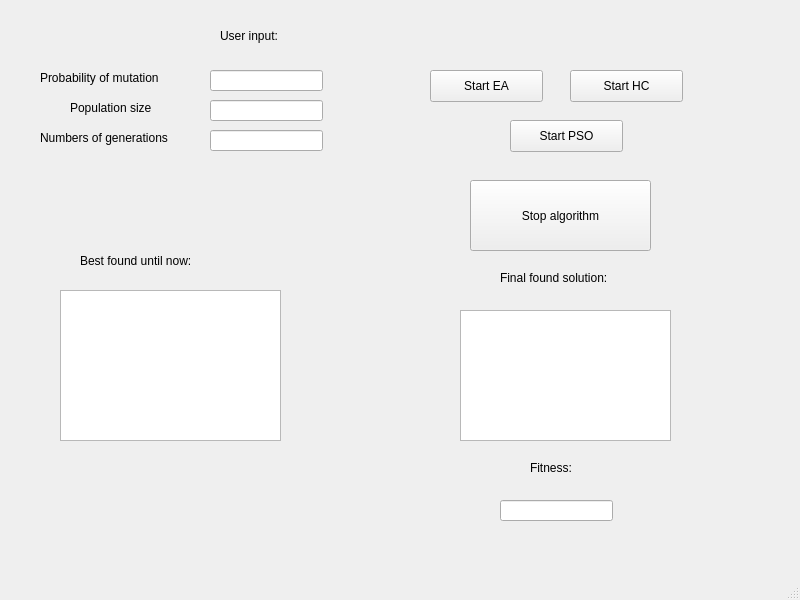
<?xml version="1.0" encoding="UTF-8"?>
<ui version="4.0">
 <class>MainWindow</class>
 <widget class="QMainWindow" name="MainWindow">
  <property name="geometry">
   <rect>
    <x>0</x>
    <y>0</y>
    <width>800</width>
    <height>600</height>
   </rect>
  </property>
  <property name="windowTitle">
   <string>MainWindow</string>
  </property>
  <widget class="QWidget" name="centralwidget">
   <widget class="QLineEdit" name="lineEdit">
    <property name="geometry">
     <rect>
      <x>210</x>
      <y>70</y>
      <width>113</width>
      <height>21</height>
     </rect>
    </property>
   </widget>
   <widget class="QLineEdit" name="lineEdit_2">
    <property name="geometry">
     <rect>
      <x>210</x>
      <y>100</y>
      <width>113</width>
      <height>21</height>
     </rect>
    </property>
   </widget>
   <widget class="QLineEdit" name="lineEdit_3">
    <property name="geometry">
     <rect>
      <x>210</x>
      <y>130</y>
      <width>113</width>
      <height>21</height>
     </rect>
    </property>
   </widget>
   <widget class="QLabel" name="label">
    <property name="geometry">
     <rect>
      <x>220</x>
      <y>20</y>
      <width>131</width>
      <height>31</height>
     </rect>
    </property>
    <property name="styleSheet">
     <string notr="true">font: 18pt &quot;.SF NS Text&quot;;</string>
    </property>
    <property name="text">
     <string>User input:</string>
    </property>
   </widget>
   <widget class="QLabel" name="label_2">
    <property name="geometry">
     <rect>
      <x>40</x>
      <y>70</y>
      <width>141</width>
      <height>16</height>
     </rect>
    </property>
    <property name="text">
     <string>Probability of mutation</string>
    </property>
   </widget>
   <widget class="QLabel" name="label_3">
    <property name="geometry">
     <rect>
      <x>70</x>
      <y>100</y>
      <width>101</width>
      <height>16</height>
     </rect>
    </property>
    <property name="text">
     <string>Population size</string>
    </property>
   </widget>
   <widget class="QLabel" name="label_4">
    <property name="geometry">
     <rect>
      <x>40</x>
      <y>130</y>
      <width>151</width>
      <height>16</height>
     </rect>
    </property>
    <property name="text">
     <string>Numbers of generations</string>
    </property>
   </widget>
   <widget class="QLabel" name="label_5">
    <property name="geometry">
     <rect>
      <x>80</x>
      <y>240</y>
      <width>181</width>
      <height>41</height>
     </rect>
    </property>
    <property name="styleSheet">
     <string notr="true">font: 18pt &quot;.SF NS Text&quot;;</string>
    </property>
    <property name="text">
     <string>Best found until now:</string>
    </property>
   </widget>
   <widget class="QPlainTextEdit" name="plainTextEdit">
    <property name="geometry">
     <rect>
      <x>60</x>
      <y>290</y>
      <width>221</width>
      <height>151</height>
     </rect>
    </property>
   </widget>
   <widget class="QPushButton" name="pushButton">
    <property name="geometry">
     <rect>
      <x>470</x>
      <y>180</y>
      <width>181</width>
      <height>71</height>
     </rect>
    </property>
    <property name="styleSheet">
     <string notr="true">font: 18pt &quot;.SF NS Text&quot;;</string>
    </property>
    <property name="text">
     <string>Stop algorithm</string>
    </property>
   </widget>
   <widget class="QTextEdit" name="textEdit">
    <property name="geometry">
     <rect>
      <x>460</x>
      <y>310</y>
      <width>211</width>
      <height>131</height>
     </rect>
    </property>
   </widget>
   <widget class="QLabel" name="label_6">
    <property name="geometry">
     <rect>
      <x>500</x>
      <y>270</y>
      <width>141</width>
      <height>16</height>
     </rect>
    </property>
    <property name="text">
     <string>Final found solution:</string>
    </property>
   </widget>
   <widget class="QLabel" name="label_7">
    <property name="geometry">
     <rect>
      <x>530</x>
      <y>460</y>
      <width>60</width>
      <height>16</height>
     </rect>
    </property>
    <property name="text">
     <string>Fitness:</string>
    </property>
   </widget>
   <widget class="QLineEdit" name="lineEdit_4">
    <property name="geometry">
     <rect>
      <x>500</x>
      <y>500</y>
      <width>113</width>
      <height>21</height>
     </rect>
    </property>
   </widget>
   <widget class="QPushButton" name="pushButton_2">
    <property name="geometry">
     <rect>
      <x>430</x>
      <y>70</y>
      <width>113</width>
      <height>32</height>
     </rect>
    </property>
    <property name="text">
     <string>Start EA</string>
    </property>
   </widget>
   <widget class="QPushButton" name="pushButton_3">
    <property name="geometry">
     <rect>
      <x>570</x>
      <y>70</y>
      <width>113</width>
      <height>32</height>
     </rect>
    </property>
    <property name="text">
     <string>Start HC</string>
    </property>
   </widget>
   <widget class="QPushButton" name="pushButton_4">
    <property name="geometry">
     <rect>
      <x>510</x>
      <y>120</y>
      <width>113</width>
      <height>32</height>
     </rect>
    </property>
    <property name="text">
     <string>Start PSO</string>
    </property>
   </widget>
  </widget>
  <widget class="QMenuBar" name="menubar">
   <property name="geometry">
    <rect>
     <x>0</x>
     <y>0</y>
     <width>800</width>
     <height>22</height>
    </rect>
   </property>
  </widget>
  <widget class="QStatusBar" name="statusbar"/>
 </widget>
 <resources/>
 <connections/>
</ui>
